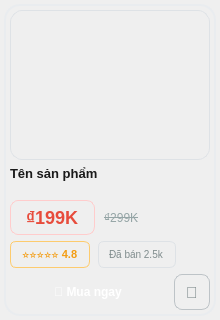
<?xml version="1.0" encoding="UTF-8"?>
<ui version="4.0">
 <class>ProductCard</class>
 <widget class="QWidget" name="ProductCard">
  <property name="geometry">
   <rect>
    <x>0</x>
    <y>0</y>
    <width>220</width>
    <height>320</height>
   </rect>
  </property>
  <property name="minimumSize">
   <size>
    <width>220</width>
    <height>320</height>
   </size>
  </property>
  <property name="maximumSize">
   <size>
    <width>220</width>
    <height>320</height>
   </size>
  </property>
     <property name="styleSheet">
    <string notr="true">QWidget#ProductCard {
    background: qlineargradient(x1:0, y1:0, x2:0, y2:1,
        stop:0 #ffffff, stop:1 #f8f9fa);
    border: 2px solid #e9ecef;
    border-radius: 16px;
    margin: 4px;
}</string>
   </property>
  <property name="windowTitle">
   <string>Product Card</string>
  </property>
  <layout class="QVBoxLayout" name="mainLayout">
   <property name="spacing">
    <number>6</number>
   </property>
   <property name="leftMargin">
    <number>10</number>
   </property>
   <property name="topMargin">
    <number>10</number>
   </property>
   <property name="rightMargin">
    <number>10</number>
   </property>
   <property name="bottomMargin">
    <number>10</number>
   </property>
   <item>
    <widget class="QLabel" name="imageContainer">
     <property name="minimumSize">
      <size>
       <width>200</width>
       <height>150</height>
      </size>
     </property>
     <property name="maximumSize">
      <size>
       <width>200</width>
       <height>150</height>
      </size>
     </property>
     <property name="styleSheet">
      <string notr="true">QLabel#imageContainer {
    background: qlineargradient(x1:0, y1:0, x2:0, y2:1,
        stop:0 #f8f9fa, stop:1 #e9ecef);
    border: 1px solid #dee2e6;
    border-radius: 12px;
    padding: 8px;
}</string>
     </property>
     <property name="text">
      <string/>
     </property>
     <property name="scaledContents">
      <bool>true</bool>
     </property>
     <property name="alignment">
      <set>Qt::AlignCenter</set>
     </property>
    </widget>
   </item>
   <item>
    <widget class="QLabel" name="productName">
     <property name="styleSheet">
      <string notr="true">QLabel#productName {
    font-size: 13px;
    font-weight: 600;
    color: #1a1a1a;
    line-height: 1.3;
    max-height: 40px;
}</string>
     </property>
     <property name="text">
      <string>Tên sản phẩm</string>
     </property>
     <property name="wordWrap">
      <bool>true</bool>
     </property>
     <property name="alignment">
      <set>Qt::AlignLeft|Qt::AlignTop</set>
     </property>
    </widget>
   </item>
   <item>
    <layout class="QHBoxLayout" name="priceRow">
     <property name="spacing">
      <number>6</number>
     </property>
     <item>
      <widget class="QLabel" name="currentPrice">
       <property name="styleSheet">
        <string notr="true">QLabel#currentPrice {
    font-family: 'Segoe UI', Arial, sans-serif;
    font-size: 18px;
    font-weight: 700;
    color: #e74c3c;
    background: qlineargradient(x1:0, y1:0, x2:0, y2:1,
        stop:0 #fff5f5, stop:1 #ffe6e6);
    padding: 6px 10px;
    border-radius: 8px;
    border: 1px solid #ffcccc;
}</string>
       </property>
       <property name="text">
        <string>₫199K</string>
       </property>
      </widget>
     </item>
     <item>
      <widget class="QLabel" name="oldPrice">
       <property name="styleSheet">
        <string notr="true">QLabel#oldPrice {
    font-family: 'Segoe UI', Arial, sans-serif;
    font-size: 12px;
    color: #95a5a6;
    text-decoration: line-through;
    padding: 4px 0px;
}</string>
       </property>
       <property name="text">
        <string>₫299K</string>
       </property>
      </widget>
     </item>
     <item>
      <spacer name="priceSpacer">
       <property name="orientation">
        <enum>Qt::Horizontal</enum>
       </property>
       <property name="sizeHint" stdset="0">
        <size>
         <width>40</width>
         <height>20</height>
        </size>
       </property>
      </spacer>
     </item>
    </layout>
   </item>
   <item>
    <layout class="QHBoxLayout" name="infoRow">
     <property name="spacing">
      <number>8</number>
     </property>
     <item>
      <widget class="QLabel" name="ratingDisplay">
       <property name="styleSheet">
        <string notr="true">QLabel#ratingDisplay {
    font-family: 'Segoe UI', Arial, sans-serif;
    font-size: 11px;
    color: #f39c12;
    font-weight: 600;
    background: qlineargradient(x1:0, y1:0, x2:0, y2:1,
        stop:0 #fff8e1, stop:1 #ffeaa7);
    padding: 4px 8px;
    border-radius: 6px;
    border: 1px solid #fdcb6e;
}</string>
       </property>
       <property name="text">
        <string>⭐⭐⭐⭐⭐ 4.8</string>
       </property>
      </widget>
     </item>
     <item>
      <widget class="QLabel" name="salesCount">
       <property name="styleSheet">
        <string notr="true">QLabel#salesCount {
    font-family: 'Segoe UI', Arial, sans-serif;
    font-size: 10px;
    color: #7f8c8d;
    background: qlineargradient(x1:0, y1:0, x2:0, y2:1,
        stop:0 #f8f9fa, stop:1 #e9ecef);
    padding: 4px 8px;
    border-radius: 6px;
    border: 1px solid #dee2e6;
}</string>
       </property>
       <property name="text">
        <string>Đã bán 2.5k</string>
       </property>
      </widget>
     </item>
     <item>
      <spacer name="infoSpacer">
       <property name="orientation">
        <enum>Qt::Horizontal</enum>
       </property>
       <property name="sizeHint" stdset="0">
        <size>
         <width>40</width>
         <height>20</height>
        </size>
       </property>
      </spacer>
     </item>
    </layout>
   </item>
   <item>
    <layout class="QHBoxLayout" name="actionRow">
     <property name="spacing">
      <number>8</number>
     </property>
     <item>
      <widget class="QPushButton" name="buyNowBtn">
       <property name="minimumSize">
        <size>
         <width>0</width>
         <height>36</height>
        </size>
       </property>
       <property name="styleSheet">
        <string notr="true">QPushButton#buyNowBtn {
    background: qlineargradient(x1:0, y1:0, x2:0, y2:1,
        stop:0 #27ae60, stop:1 #2ecc71);
    color: white;
    border: none;
    border-radius: 10px;
    font-family: 'Segoe UI', Arial, sans-serif;
    font-size: 12px;
    font-weight: 600;
    padding: 10px 16px;
}

QPushButton#buyNowBtn:hover {
    background: qlineargradient(x1:0, y1:0, x2:0, y2:1,
        stop:0 #229954, stop:1 #27ae60);
}

QPushButton#buyNowBtn:pressed {
    background: qlineargradient(x1:0, y1:0, x2:0, y2:1,
        stop:0 #1e8449, stop:1 #229954);
}</string>
       </property>
       <property name="text">
        <string>🛒 Mua ngay</string>
       </property>
      </widget>
     </item>
     <item>
      <widget class="QPushButton" name="likeBtn">
       <property name="minimumSize">
        <size>
         <width>36</width>
         <height>36</height>
        </size>
       </property>
       <property name="maximumSize">
        <size>
         <width>36</width>
         <height>36</height>
        </size>
       </property>
       <property name="styleSheet">
        <string notr="true">QPushButton#likeBtn {
    background: qlineargradient(x1:0, y1:0, x2:0, y2:1,
        stop:0 #ecf0f1, stop:1 #bdc3c7);
    border: 1px solid #bdc3c7;
    border-radius: 8px;
    font-size: 16px;
    color: #7f8c8d;
}

QPushButton#likeBtn:hover {
    background: qlineargradient(x1:0, y1:0, x2:0, y2:1,
        stop:0 #e74c3c, stop:1 #c0392b);
    color: white;
    border-color: #c0392b;
}

QPushButton#likeBtn:pressed {
    background: qlineargradient(x1:0, y1:0, x2:0, y2:1,
        stop:0 #c0392b, stop:1 #a93226);
}</string>
       </property>
       <property name="text">
        <string>💖</string>
       </property>
      </widget>
     </item>
    </layout>
   </item>
  </layout>
 </widget>
 <resources/>
 <connections/>
</ui>
